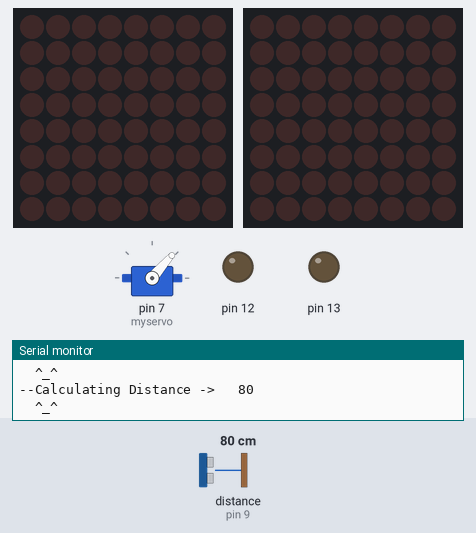
A sketch run on a simulated Arduino Uno, built with avr-gcc and run on an emulated ATmega328P. Shown: servo, 2 × 8×8 LED matrix, output pins drawn as LEDs (lit = HIGH), the last lines printed to the serial monitor. Wiring (inferred from the names in the program): ultrasonic range finder: trigger pin 8; echo pin 9. The inputs (shaded band) are chosen by the test bench; at power-on: distance to the obstacle (sensor on pin 9) 80 cm. The echo pulse lasts 58.3 µs per cm; pins used as bus, display or sensor lines are not drawn.

Above: at 1.2 s.
1.3 s: distance to the obstacle (sensor on pin 9) set to 4 cm
At 1.98 s:
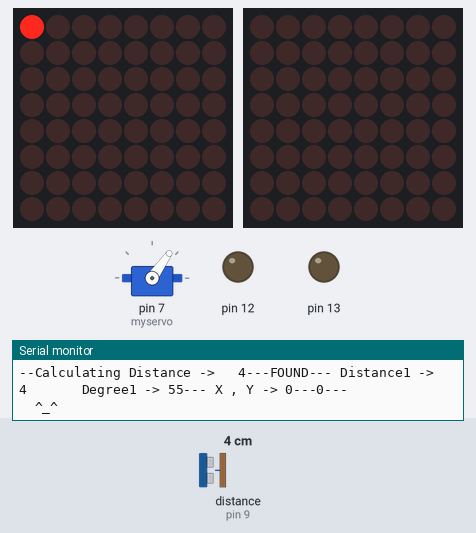
4.2 s: distance to the obstacle (sensor on pin 9) set to 9 cm
At 4.75 s:
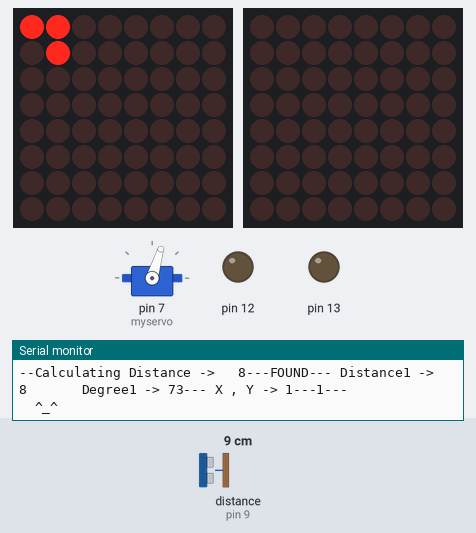
7.0 s: distance to the obstacle (sensor on pin 9) set to 18 cm
At 7.53 s:
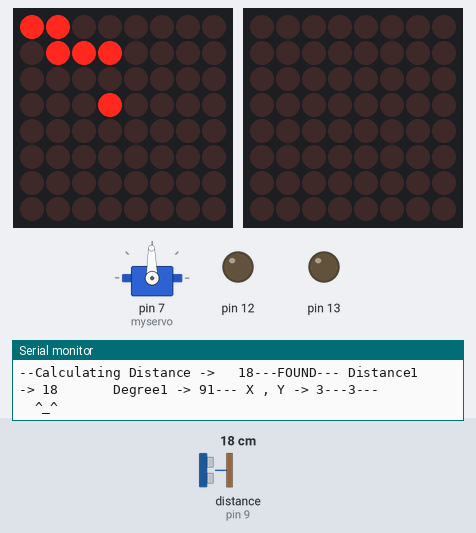
9.5 s: distance to the obstacle (sensor on pin 9) set to 9 cm
At 10.02 s:
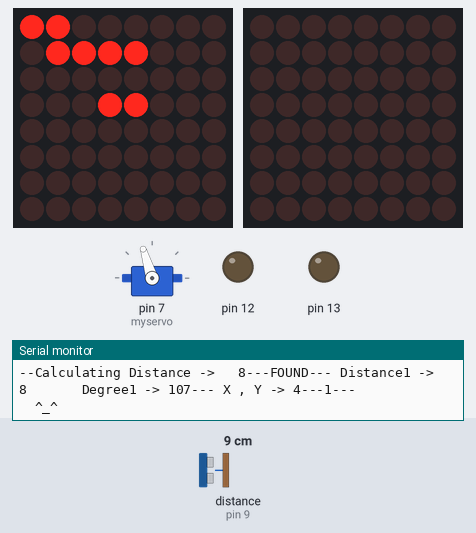
12.3 s: distance to the obstacle (sensor on pin 9) set to 4 cm
At 14.05 s:
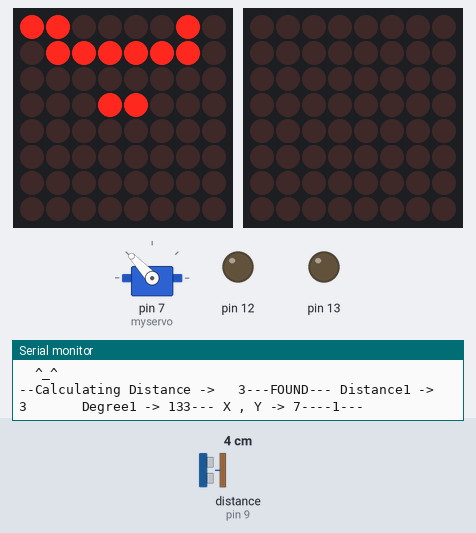
15.0 s: distance to the obstacle (sensor on pin 9) set to 18 cm
At 15.47 s:
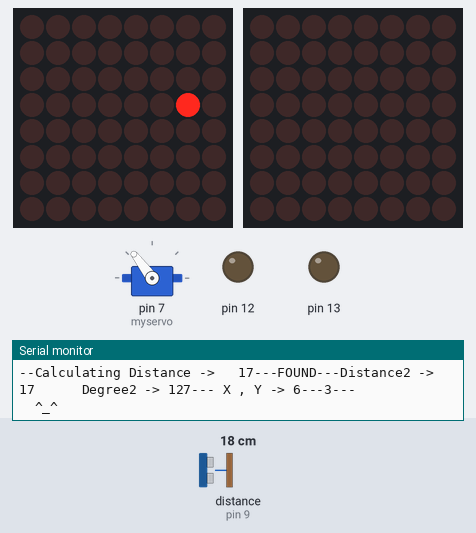
Timing chart, 0 to 21.7 s (numbered marks = the images above; inputs shaded):
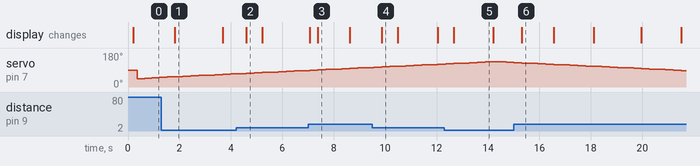

Measured:
- after the input at 1.3 s, the display: changes after 0.53 s (image 1)
- after the input at 4.2 s, the display: changes after 0.40 s (image 2)
- after the input at 7.0 s, the display: first differs from a run without the input after 0.38 s (image 3)
- after the input at 9.5 s, the display: changes after 0.37 s (image 4)
- after the input at 12.3 s, the display: changes after 0.36 s (image 5)
- after the input at 15.0 s, the display: changes after 0.32 s (image 6)
- what the display in image 1 shows lasts 1.9 s, from 1.8 s to 3.7 s

The sketch:

mini_radar_system.ino
```cpp
//
//video link - https://drive.google.com/open?id=1nZYP8AoI14d165ZRJCccQgkkYxPneX0A
//

#include <LedControl.h>
#include <MaxMatrix.h>
#include <Servo.h>

#define trig 8
#define echo 9

int pos = 0;
int distance1 = 0;
int distance2 = 0;

int degree1 = 0;
int degree2 = 0;

int flag = 0;

int DIN = 6;
int CLK = 5;
int CS = 4;
int MAXINUSE = 1;
int x = 0;
int y = 0;

MaxMatrix m(DIN, CS, CLK, MAXINUSE);
LedControl lc = LedControl(6, 5, 4, 1);

Servo myservo;

long duration, distance;


void setup()
{
  pinMode(trig, OUTPUT);
  pinMode(echo, INPUT);
  pinMode(13, OUTPUT);
  pinMode(12, OUTPUT);

  myservo.attach(7);
  Serial.begin(9600);

  m.init();
  m.setIntensity(8);


  lc.shutdown(0, false);
  lc.setIntensity(0, 8);
  lc.clearDisplay(0);
}


int USRun()
{
  delay(5);
  digitalWrite(trig, LOW);
  delayMicroseconds(2);

  digitalWrite(trig, HIGH);
  delayMicroseconds(10);
  digitalWrite(trig, LOW);

  duration = pulseIn(echo, HIGH);
  distance = duration / 58;
  delay(160);
  Serial.print("--Calculating Distance ->   ");
  Serial.print(distance);

  if (distance <= 32)
  {
    Serial.print("---FOUND---");
    return distance;
  }
  return 1000;
}


void DotMatrixDisplay(int r, int deg)
{
  x = (deg / 11) - 5;
  y = r / 4 - 1;
  m.setDot(x, y, true);
  //delay(10);
  Serial.print("--- X , Y -> ");
  Serial.print(x);
  Serial.print("---");
  Serial.print(y);
  Serial.print("---");
}

void columns()
{
  for (int col = 7; col >= 0; col--)
  {
    delay(10);
    lc.setColumn(0, col, B11111111);
    delay(10);
    lc.setColumn(0, col, (byte)0);
  }
}


void loop()
{

  columns();
  m.clear();

  int distance1 = 101;
  int distance2 = 101;

  for (pos = 45; pos <= 133; pos += 2)
  {


    Serial.println(" ");
    Serial.println("  ^_^");
    delay(10);
    distance1 = USRun();
    degree1 = pos;
    if (distance1 != 1000 && distance1 < 100)
    {

      Serial.print(" Distance1 -> ");
      Serial.print(distance1);
      Serial.print("       Degree1 -> ");
      Serial.print(degree1);

      DotMatrixDisplay(distance1, degree1);
    }

    myservo.write(pos);
    delay(100);

  }
  //delay(50);

  columns();
  m.clear();


  for (pos = 133; pos >= 45; pos -= 2)
  {
    Serial.println(" ");
    Serial.println("  ^_^");
    delay(10);
    distance2 = USRun();
    degree2 = pos;
    if (distance2 != 1000 && distance2 < 100)
    {
      Serial.print("Distance2 -> ");
      Serial.print(distance2);
      Serial.print("      Degree2 -> ");
      Serial.print(degree2);

      DotMatrixDisplay(distance2, degree2);
    }

    myservo.write(pos);
    delay(100);
  }
}
```
